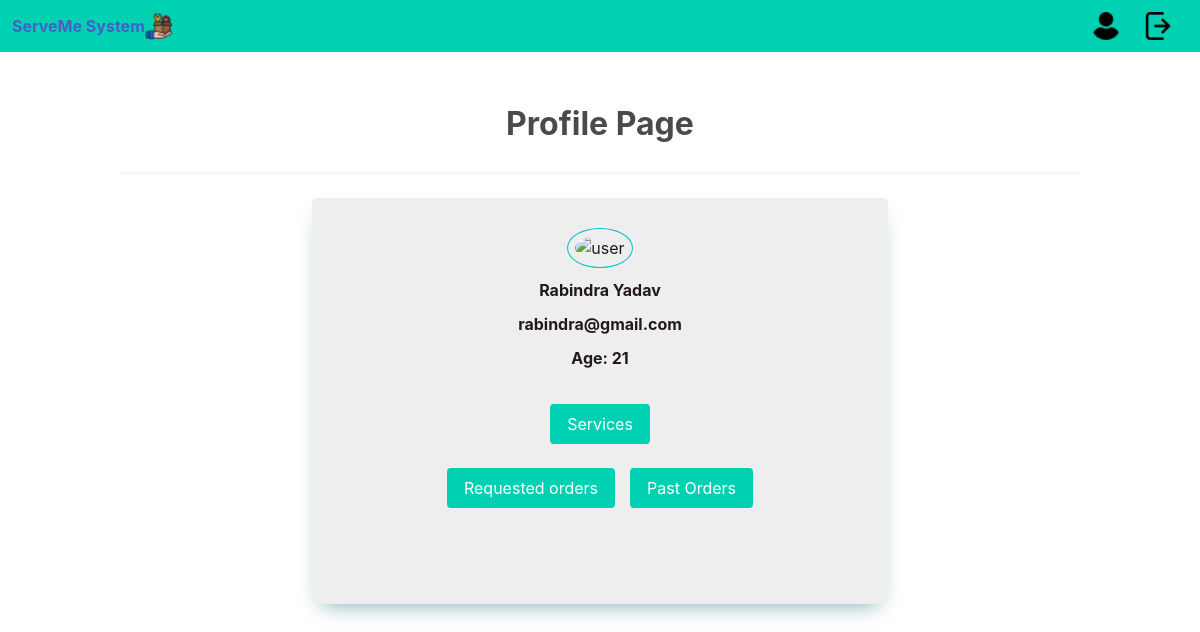
The page /provider_profile (signed in) on the database its author committed.
### serveme/models.py (models this page shows, shortened)
class User (UserMixin, db.Model):
    userID         = db.Column(db.String(50), primary_key=True)
    email          = db.Column(db.String(50), nullable=False)
    name           = db.Column(db.String(30), nullable=False)
    password       = db.Column(db.String(100))
    gender         = db.Column(db.String(20))
    age            = db.Column(db.Integer, nullable=False)
    phoneNum       = db.Column(db.String(10), nullable=False)
    points         = db.Column(db.Float(50), nullable=False)
    type           = db.Column(db.String(10), nullable=False)
    settings       = db.Column(db.String(5), nullable=False)

### serveme/main.py (the view)
@main.route('/provider_profile')
@login_required
def provider_profile():
    return render_template('provider_profile.html', user=current_user)

### serveme/templates/provider_profile.html
{% extends "provider_base.html" %}
{% block content %}
<br>
<br>
   <div class="is-size-3">
       <b>Profile Page</b>
   </div>
  <hr>
  <div class="card-container">
    <img class="round" src="{{url_for('static', filename='profile_pic.png')}}" alt="user">
    <h3>{{ user.name }}</h3>
    <h3>{{ user.email }}</h3>
    <h3>Age: {{ user.age }}</h3>
  <br>
  <div class="buttons">
    <a href="{{ url_for('serviceController.view_services', userID = user.userID )}}">
      <button class="button is-primary">Services</button>
    </a>
  </div>
    <div class="buttons">
      <a href="{{ url_for('orderController.requested_orders_provider' )}}">
        <button class="button is-primary">Requested orders</button>
      </a>
      <a href="{{ url_for('orderController.past_orders_provider' )}}">
        <button class="button is-primary" style="margin-left: 15px;">Past Orders</button>
      </a>
    </div>
    <br>
    <br>
    <br>
  </div>
{% endblock %}

### serveme/static/styles.css (style rules this page uses)
h3 { margin: 10px 0; }
.card-container { background-color: #eeeeee; border-radius: 5px; box-shadow: 0px 10px 20px -10px rgba(67, 133, 144, 0.75); color: #221a1a; padding-top: 30px; position: relative; width: 60%; max-width: 100%; text-align: center; margin:auto; }
.card-container h3 { font-weight: bold; }
.card-container .round { border: 1px solid #03BFCB; border-radius: 50%; padding: 7px; }
.buttons { display: flex; flex-direction: horizontal; justify-content: center; margin:auto; }

### rows shown on the page
User: name "Rabindra Yadav", email "rabindra@gmail.com", age "21"
